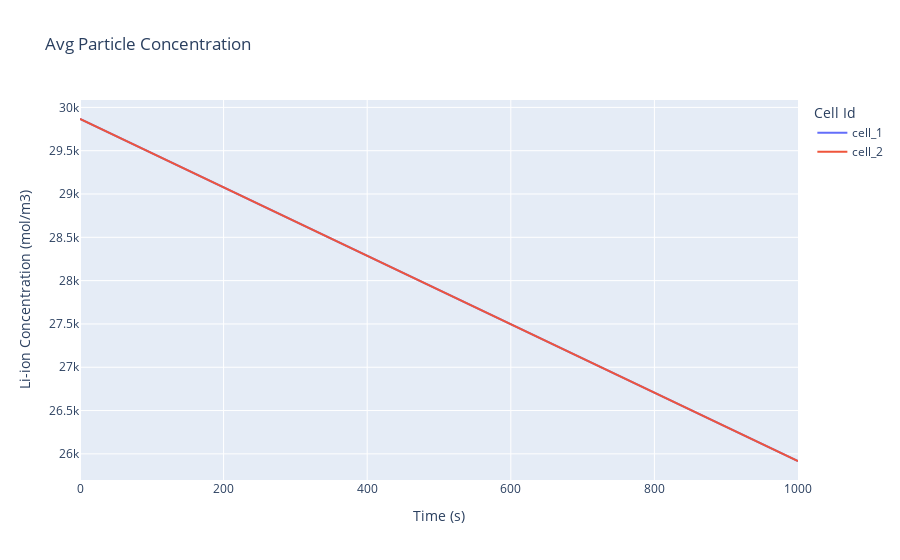

Notebook source saved alongside this figure:
### Code cell
fig = make_subplots(

)

fig.add_trace(
    go.Scatter(
        x=time, y=negative_particle_avg_con[:, 0], name="cell_1"
    )
)

fig.add_trace(
    go.Scatter(
        x=time, y=negative_particle_avg_con[:, 1], name="cell_2"
    )
)

fig.update_layout(
    title="Avg Particle Concentration",
    xaxis_title="Time (s)",
    yaxis_title="Li-ion Concentration (mol/m3)",
    legend_title="Cell Id",
)
